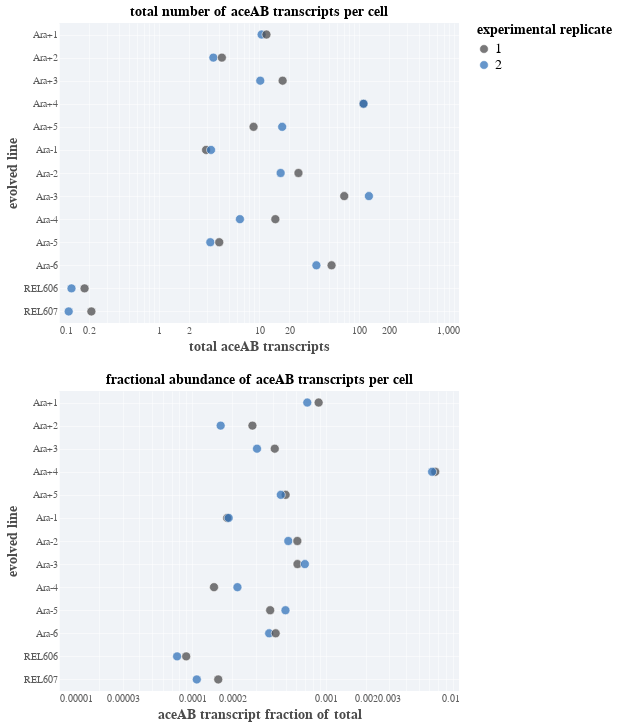

Notebook cell for this chart:
### Code cell
# Look explicitly at the fractional expression for aceA and aceB
ace_df = pd.DataFrame([])
for g, d in data.groupby(['line', 'replicate']):
    total_rna = d['n_mol_per_cfu'].sum()
    ace = d[(d['gene_name']=='aceA') | (d['gene_name']=='aceB')]['n_mol_per_cfu'].sum()
    ace_df = ace_df.append({'line':g[0],
                            'replicate':g[1],
                            'total_aceAB': ace,
                            'fractional_aceAB': ace/total_rna},
                            ignore_index=True)
ace_df.sort_values(by='total_aceAB', inplace=True)
total_ace_points = alt.Chart(ace_df, title='total number of aceAB transcripts per cell').mark_point(size=80, opacity=0.75).encode(
                y=alt.Y(field='line', type='nominal', title='evolved line'),
                x=alt.X(field='total_aceAB', type='quantitative', title='total aceAB transcripts',
                        scale=alt.Scale(type='log')),
                color=alt.Color(field='replicate', type='nominal', title='experimental replicate'))
frac_ace_points = alt.Chart(ace_df, title='fractional abundance of aceAB transcripts per cell').mark_point(size=80, opacity=0.75).encode(
                y=alt.Y(field='line', type='nominal', title='evolved line'),
                x=alt.X(field='fractional_aceAB', type='quantitative', title='aceAB transcript fraction of total',
                        scale=alt.Scale(type='log')),
                color=alt.Color(field='replicate', type='nominal', title='experimental replicate'))
layer = total_ace_points & frac_ace_points
save(layer, '/Users/gchure/Desktop/Favate2021_aceAB_expression.pdf')
layer

### Figure 1 — Vega-Lite specification as saved in the notebook (floating-point values rounded to 4 significant figures)
{"config": {"background": "white", "group": {"fill": "white"}, "view": {"strokeWidth": 0, "height": 300, "width": 400, "fill": "#f0f3f7"}, "point": {"size": 40, "filled": true, "opacity": 1, "strokeWidth": 0.75, "stroke": "#FFFFFF"}, "square": {"size": 40, "filled": true, "opacity": 1, "strokeWidth": 0.75, "stroke": "#FFFFFF"}, "circle": {"size": 40, "filled": true, "opacity": 1, "strokeWidth": 0.75, "stroke": "#FFFFFF"}, "line": {"size": 2}, "axis": {"domainColor": "#ffffff", "domainWidth": 0.5, "labelColor": "#5b5b5b", "labelFontSize": 10, "labelFont": "Nunito", "titleFont": "Nunito", "titleFontWeight": 700, "titleFontSize": 14, "titleColor": "#4b4b4b", "grid": true, "gridColor": "#ffffff", "gridWidth": 0.5, "ticks": false}, "range": {"category": ["#4c4b4c", "#3373ba", "#5cb75b", "#d8534f", "#8066ad", "#f0ad4d"]}, "legend": {"labelFontSize": 14, "labelFont": "Nunito", "titleFont": "Nunito", "titleFontSize": 14, "titleFontWeight": 700, "titleFontColor": "#44b4b4b", "symbolSize": 75}, "title": {"font": "Nunito", "fontWeight": 700, "fontSize": 14, "fontColor": "#4b4b4b"}}, "vconcat": [{"mark": {"type": "point", "opacity": 0.75, "size": 80}, "encoding": {"color": {"type": "nominal", "field": "replicate", "title": "experimental replicate"}, "x": {"type": "quantitative", "field": "total_aceAB", "scale": {"type": "log"}, "title": "total aceAB transcripts"}, "y": {"type": "nominal", "field": "line", "title": "evolved line"}}, "title": "total number of aceAB transcripts per cell"}, {"mark": {"type": "point", "opacity": 0.75, "size": 80}, "encoding": {"color": {"type": "nominal", "field": "replicate", "title": "experimental replicate"}, "x": {"type": "quantitative", "field": "fractional_aceAB", "scale": {"type": "log"}, "title": "aceAB transcript fraction of total"}, "y": {"type": "nominal", "field": "line", "title": "evolved line"}}, "title": "fractional abundance of aceAB transcripts per cell"}], "data": {"name": "data-98ae52d642a60c3778e7609e9c42b189"}, "$schema": "https://vega.github.io/schema/vega-lite/v4.8.1.json", "datasets": {"data-98ae52d642a60c3778e7609e9c42b189": [{"fractional_aceAB": 0.000108, "line": "REL607", "replicate": 2.0, "total_aceAB": 0.125}, {"fractional_aceAB": 7.687e-05, "line": "REL606", "replicate": 2.0, "total_aceAB": 0.1333}, {"fractional_aceAB": 8.995e-05, "line": "REL606", "replicate": 1.0, "total_aceAB": 0.1801}, {"fractional_aceAB": 0.0001564, "line": "REL607", "replicate": 1.0, "total_aceAB": 0.2108}, {"fractional_aceAB": 0.0001824, "line": "Ara-1", "replicate": 1.0, "total_aceAB": 2.957}, {"fractional_aceAB": 0.0004995, "line": "Ara-5", "replicate": 2.0, "total_aceAB": 3.26}, {"fractional_aceAB": 0.0001872, "line": "Ara-1", "replicate": 2.0, "total_aceAB": 3.312}, {"fractional_aceAB": 0.0001631, "line": "Ara+2", "replicate": 2.0, "total_aceAB": 3.495}, {"fractional_aceAB": 0.0003836, "line": "Ara-5", "replicate": 1.0, "total_aceAB": 4.003}, {"fractional_aceAB": 0.0002823, "line": "Ara+2", "replicate": 1.0, "total_aceAB": 4.254}, {"fractional_aceAB": 0.0002179, "line": "Ara-4", "replicate": 2.0, "total_aceAB": 6.446}, {"fractional_aceAB": 0.0005009, "line": "Ara+5", "replicate": 1.0, "total_aceAB": 8.822}, {"fractional_aceAB": 0.0003056, "line": "Ara+3", "replicate": 2.0, "total_aceAB": 10.29}, {"fractional_aceAB": 0.0007279, "line": "Ara+1", "replicate": 2.0, "total_aceAB": 10.62}, {"fractional_aceAB": 0.0008857, "line": "Ara+1", "replicate": 1.0, "total_aceAB": 11.87}, {"fractional_aceAB": 0.0001454, "line": "Ara-4", "replicate": 1.0, "total_aceAB": 14.57}, {"fractional_aceAB": 0.0005245, "line": "Ara-2", "replicate": 2.0, "total_aceAB": 16.46}, {"fractional_aceAB": 0.0004608, "line": "Ara+5", "replicate": 2.0, "total_aceAB": 17.05}, {"fractional_aceAB": 0.0004152, "line": "Ara+3", "replicate": 1.0, "total_aceAB": 17.23}, {"fractional_aceAB": 0.0006133, "line": "Ara-2", "replicate": 1.0, "total_aceAB": 24.8}, {"fractional_aceAB": 0.0003769, "line": "Ara-6", "replicate": 2.0, "total_aceAB": 37.49}, {"fractional_aceAB": 0.0004218, "line": "Ara-6", "replicate": 1.0, "total_aceAB": 53.18}, {"fractional_aceAB": 0.0006145, "line": "Ara-3", "replicate": 1.0, "total_aceAB": 71.17}, {"fractional_aceAB": 0.006633, "line": "Ara+4", "replicate": 1.0, "total_aceAB": 110.6}, {"fractional_aceAB": 0.006284, "line": "Ara+4", "replicate": 2.0, "total_aceAB": 111.1}, {"fractional_aceAB": 0.0006982, "line": "Ara-3", "replicate": 2.0, "total_aceAB": 125.6}]}}
